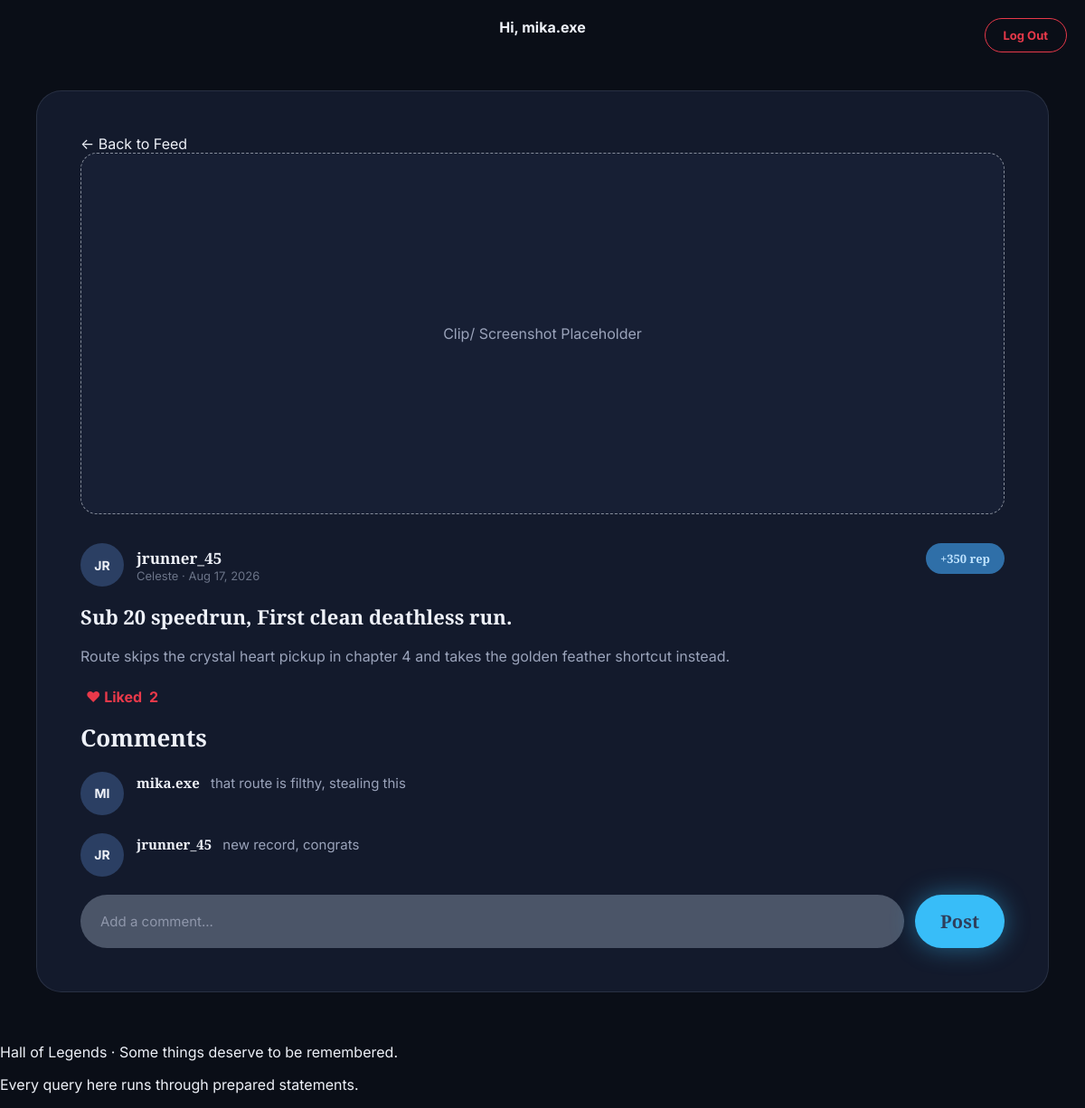
The app's page /entry.php?id=1 (signed in) with its own data.
### tables this page shows
CREATE TABLE comments (
    comment_id  INT AUTO_INCREMENT PRIMARY KEY,
    entry_id    INT NOT NULL,
    user_id     INT NOT NULL,
    text        TEXT NOT NULL,
    created_at  DATETIME DEFAULT CURRENT_TIMESTAMP,
    FOREIGN KEY (entry_id) REFERENCES entries(entry_id) ON DELETE CASCADE,
    FOREIGN KEY (user_id) REFERENCES users(user_id) ON DELETE CASCADE
);

CREATE TABLE users (
    user_id     INT AUTO_INCREMENT PRIMARY KEY,
    username    VARCHAR(50) NOT NULL UNIQUE,
    email       VARCHAR(100) NOT NULL UNIQUE,
    password    VARCHAR(255) NOT NULL,
    role        ENUM('user','admin') NOT NULL DEFAULT 'user',
    rep         INT NOT NULL DEFAULT 0,
    created_at  DATETIME DEFAULT CURRENT_TIMESTAMP
);

### includes/functions.php (called while the page is built, shortened)
<?php
function avatar_initials($username) {
    return strtoupper(substr($username, 0, 2));
}

### entry.php (the view, shortened to what this page needs)
<?php
require __DIR__.'/config/db.php';
require __DIR__.'/includes/functions.php';
$entryId = (int)($_GET['id'] ?? 0);
$stmt = $conn->prepare('SELECT * FROM entry_feed_view WHERE entry_id = ?');
$stmt->bind_param('i', $entryId);
$stmt->execute();
$entry = $stmt->get_result()->fetch_assoc();
$stmt = $conn->prepare('SELECT c.text, c.created_at, u.username
    FROM comments c JOIN users u ON u.user_id = c.user_id
    WHERE c.entry_id = ? ORDER BY c.created_at ASC');
$stmt->bind_param('i', $entryId);
$stmt->execute();
$comments = $stmt->get_result();
$stmt = $conn->prepare('SELECT like_id FROM likes WHERE entry_id = ? AND user_id = ?');
$stmt->bind_param('ii', $entryId, $_SESSION['user_id']);
$stmt->execute();
$hasLiked = (bool)$stmt->get_result()->fetch_assoc();
require __DIR__.'/includes/header.php';
?>
<div class="hol-screen">
  <div class="hol-panel">
    <a href="index.php" class="hol-back-link">← Back to Feed</a>
    <?php if ($entry['file_path']): ?>
      <?php $ext = strtolower(pathinfo($entry['file_path'], PATHINFO_EXTENSION)); ?>
      <div class="hol-media-frame">
        <?php if (in_array($ext, ['mp4','webm'])): ?>
          <video controls src="<?php echo htmlspecialchars($entry['file_path']); ?>"></video>
        <?php else: ?>
          <img src="<?php echo htmlspecialchars($entry['file_path']); ?>" alt="<?php echo htmlspecialchars($entry['title']); ?>">
        <?php endif; ?>
      </div>
    <?php else: ?>
      <div class="hol-dropzone" style="min-height:400px;margin-bottom:32px;">Clip/ Screenshot Placeholder</div>
    <?php endif; ?>
    <div class="hol-entry-head">
      <div class="hol-entry-author">
        <div class="hol-avatar"><?php echo htmlspecialchars(avatar_initials($entry['username'])); ?></div>
        <div class="hol-author-meta">
          <div class="name"><?php echo htmlspecialchars($entry['username']); ?></div>
          <div class="sub"><?php echo htmlspecialchars($entry['game']); ?> · <?php echo date('M j, Y', strtotime($entry['created_at'])); ?></div>
        </div>
      </div>
      <span class="hol-rep-badge">+<?php echo (int)$entry['rep_awarded']; ?> rep</span>
    </div>
    <p class="hol-entry-title" style="font-size:22px;"><?php echo htmlspecialchars($entry['title']); ?></p>
    <p style="color:var(--text-secondary);margin-bottom:24px;"><?php echo nl2br(htmlspecialchars($entry['description'])); ?></p>
    <form method="POST" action="like.php" style="margin-bottom:16px;">
      <button type="submit" class="hol-like-row" style="background:none;border:none;cursor:pointer;">
        <span><?php echo $hasLiked ? '♥ Liked' : '♡ Like'; ?></span> <span><?php echo (int)$entry['like_count']; ?></span>
      </button>
    </form>
    <h2 class="hol-section-title" style="margin-bottom:20px;">Comments</h2>
    <?php while ($c = $comments->fetch_assoc()): ?>
      <div class="hol-comment-row">
        <div class="hol-avatar"><?php echo htmlspecialchars(avatar_initials($c['username'])); ?></div>
        <div class="body">
          <span class="user"><?php echo htmlspecialchars($c['username']); ?></span>
          <span class="text"><?php echo htmlspecialchars($c['text']); ?></span>
        </div>
      </div>
    <?php endwhile; ?>
    <form method="POST" action="comment.php" style="display:flex;gap:12px;margin-top:20px;">
      <input class="hol-input" type="text" name="text" placeholder="Add a comment..." required>
      <button type="submit" class="hol-btn hol-btn-primary" style="width:auto;padding:16px 28px;">Post</button>
    </form>
  </div>
</div>
<?php require __DIR__.'/includes/footer.php'; ?>

### assets/styles/base.css (style rules this page uses)
:root { --bg-app: #0a0e17; --bg-panel: #131a2c; --bg-panel-alt: #171f34; --bg-input: #4b5568; --bg-input-placeholder: #8f97ab; --border-soft: rgba(148, 163, 184, 0.16); --border-dashed: rgba(226, 232, 240, 0.55); --text-primary: #eef1f8; --text-secondary: #9aa3ba; --text-muted: #6b7488; --accent-cyan: #38bdf8; --accent-cyan-glow: rgba(56, 189, 248, 0.45); --accent-cyan-text: #2f3f5c; --accent-red: #e8394a; --accent-red-glow: rgba(232, 57, 74, 0.35); --rep-badge-bg: #2f6fa8; --rep-badge-text: #bfe3ff; --tab-active-bg: #2b3f63; --radius-xl: 28px; --radius-lg: 18px; --radius-md: 12px; --radius-pill: 999px; --font-display: "Playfair Display", "Georgia", serif; --font-body: "Inter", -apple-system, BlinkMacSystemFont, "Segoe UI", sans-serif; }
* { box-sizing: border-box; }
body { margin: 0; background: var(--bg-app); color: var(--text-primary); font-family: var(--font-body); -webkit-font-smoothing: antialiased; }
a { color: inherit; text-decoration: none; }
button { font-family: inherit; cursor: pointer; }
.hol-screen { min-height: 100vh; background: var(--bg-app); padding: 100px 40px 40px; display: flex; align-items: flex-start; justify-content: center; }
.hol-panel { width: 100%; max-width: 1180px; background: var(--bg-panel); border: 1px solid var(--border-soft); border-radius: var(--radius-xl); padding: 48px; }
.hol-section-title { font-family: var(--font-display); font-weight: 700; font-size: 26px; color: var(--text-primary); margin: 0; }
.hol-input, .hol-textarea, select.hol-input { width: 100%; background: var(--bg-input); border: none; color: var(--text-primary); font-family: var(--font-body); font-size: 15px; padding: 16px 22px; outline: none; transition: box-shadow 0.15s ease; appearance: none; }
.hol-input { border-radius: var(--radius-pill); }
.hol-input::placeholder, .hol-textarea::placeholder { color: var(--bg-input-placeholder); }
.hol-btn { border: none; border-radius: var(--radius-pill); font-weight: 600; transition: filter 0.15s ease, transform 0.05s ease; }
.hol-btn-primary { width: 100%; background: var(--accent-cyan); color: var(--accent-cyan-text); font-family: var(--font-display); font-weight: 700; font-size: 20px; padding: 20px; box-shadow: 0 0 28px var(--accent-cyan-glow); }
.hol-entry-author { display: flex; align-items: center; gap: 14px; }
.hol-avatar { width: 48px; height: 48px; border-radius: 50%; background: var(--tab-active-bg); display: flex; align-items: center; justify-content: center; font-weight: 700; font-size: 14px; color: var(--text-primary); flex-shrink: 0; }
.hol-author-meta .name { font-family: var(--font-display); font-weight: 700; font-size: 17px; color: var(--text-primary); }
.hol-author-meta .sub { font-size: 13px; color: var(--text-muted); }
.hol-entry-head { display: flex; align-items: flex-start; justify-content: space-between; gap: 12px; margin-bottom: 18px; }
.hol-rep-badge { background: var(--rep-badge-bg); color: var(--rep-badge-text); font-family: var(--font-display); font-weight: 700; font-size: 13px; padding: 8px 16px; border-radius: var(--radius-pill); white-space: nowrap; }
.hol-entry-title { font-family: var(--font-display); font-weight: 700; font-size: 19px; line-height: 1.4; color: var(--text-primary); margin: 0 0 18px; }
.hol-like-row { display: flex; align-items: center; gap: 8px; color: var(--accent-red); font-weight: 700; font-size: 16px; }
.hol-comment-row { display: flex; align-items: flex-start; gap: 14px; margin-bottom: 20px; }
.hol-comment-row .body { font-size: 15px; line-height: 1.6; }
.hol-comment-row .body .user { font-family: var(--font-display); font-weight: 700; color: var(--text-primary); margin-right: 8px; }
.hol-comment-row .body .text { color: var(--text-secondary); }
.hol-dropzone { border: 1.5px dashed var(--border-dashed); border-radius: var(--radius-lg); background: var(--bg-panel-alt); display: flex; align-items: center; justify-content: center; color: var(--text-secondary); font-size: 16px; height: 100%; min-height: 240px; cursor: pointer; transition: border-color 0.15s ease, color 0.15s ease; }

### records on screen
comments: user.username "MI", user.username "mika.exe", text "that route is filthy, stealing this"
comments: user.username "JR", user.username "jrunner_45", text "new record, congrats"

### other values on screen
$_SESSION['username'] "mika.exe"
avatar_initials($entry['username']) "JR"
$entry['username'] "jrunner_45"
$entry['game'] "Celeste"
date('M j, Y', strtotime($entry['created_at'])) "Aug 17, 2026"
$entry['rep_awarded'] "350"
$entry['title'] "Sub 20 speedrun, First clean deathless run."
$entry['description'] "Route skips the crystal heart pickup in chapter 4 and takes the golden feather shortcut instead."
$entry['like_count'] "2"
